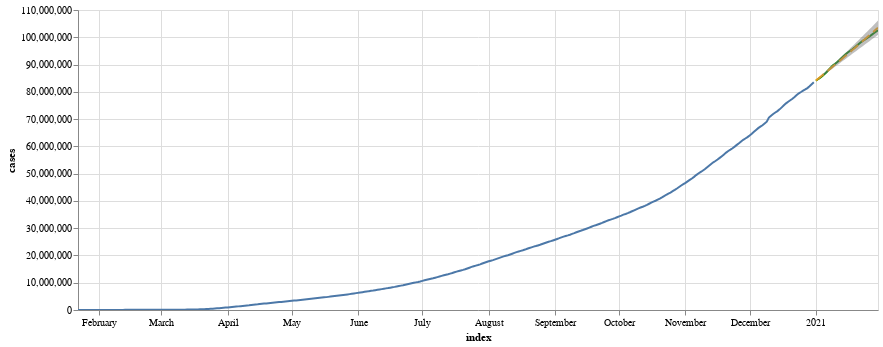

Write notebook code for a chart like this one.
### Code cell
trend_chart = alt.Chart(df_train.reset_index()).mark_line().encode(
            x=alt.X("index:T",scale=alt.Scale(zero=False)),
            y=alt.Y("World:Q",scale=alt.Scale(zero=False)),
            tooltip=["index:T", "US:Q"]
        ).properties(width=800, height=300).interactive()

actual_chart = alt.Chart(df_test.reset_index()).mark_line(color='green').encode(
            x=alt.X("index:T",scale=alt.Scale(zero=False)),
            y=alt.Y("World:Q",scale=alt.Scale(zero=False)),
            tooltip=["index:T", "US:Q"]
        ).properties(width=800, height=300).interactive()

pred_chart = alt.Chart(df_pred.reset_index()).mark_line(strokeDash=[10,5],color='orange').encode(
            x=alt.X("index:T",scale=alt.Scale(zero=False)),
            y=alt.Y("pred:Q",scale=alt.Scale(zero=False)),
            tooltip=["index:T", "pred:Q"]
        ).properties(width=800, height=300).interactive()

band = alt.Chart(df_conf.reset_index()).mark_area(
            opacity=0.5, color='grey'
        ).encode(
            x=alt.X("index:T",scale=alt.Scale(zero=False)),
            y=alt.Y('lower',title='cases'),
            y2=alt.Y2('upper',title='cases')
        ).properties(width=800, height=300).interactive()

trend_chart+actual_chart+pred_chart+band
